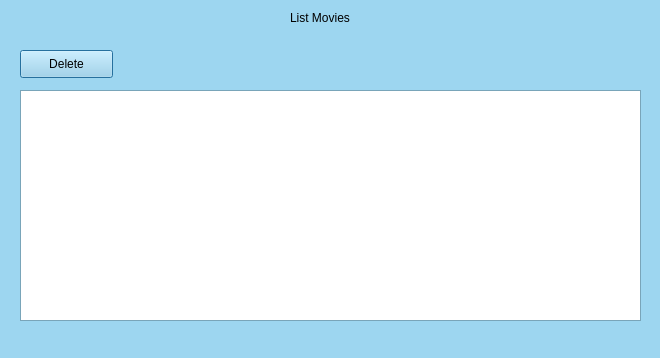
<?xml version="1.0" encoding="UTF-8"?>
<ui version="4.0">
 <class>ListMovie</class>
 <widget class="QDialog" name="ListMovie">
  <property name="geometry">
   <rect>
    <x>0</x>
    <y>0</y>
    <width>660</width>
    <height>358</height>
   </rect>
  </property>
  <property name="palette">
   <palette>
    <active>
     <colorrole role="WindowText">
      <brush brushstyle="SolidPattern">
       <color alpha="255">
        <red>0</red>
        <green>0</green>
        <blue>0</blue>
       </color>
      </brush>
     </colorrole>
     <colorrole role="Button">
      <brush brushstyle="SolidPattern">
       <color alpha="255">
        <red>157</red>
        <green>214</green>
        <blue>240</blue>
       </color>
      </brush>
     </colorrole>
     <colorrole role="Light">
      <brush brushstyle="SolidPattern">
       <color alpha="255">
        <red>255</red>
        <green>255</green>
        <blue>255</blue>
       </color>
      </brush>
     </colorrole>
     <colorrole role="Midlight">
      <brush brushstyle="SolidPattern">
       <color alpha="255">
        <red>206</red>
        <green>234</green>
        <blue>247</blue>
       </color>
      </brush>
     </colorrole>
     <colorrole role="Dark">
      <brush brushstyle="SolidPattern">
       <color alpha="255">
        <red>78</red>
        <green>107</green>
        <blue>120</blue>
       </color>
      </brush>
     </colorrole>
     <colorrole role="Mid">
      <brush brushstyle="SolidPattern">
       <color alpha="255">
        <red>105</red>
        <green>143</green>
        <blue>160</blue>
       </color>
      </brush>
     </colorrole>
     <colorrole role="Text">
      <brush brushstyle="SolidPattern">
       <color alpha="255">
        <red>0</red>
        <green>0</green>
        <blue>0</blue>
       </color>
      </brush>
     </colorrole>
     <colorrole role="BrightText">
      <brush brushstyle="SolidPattern">
       <color alpha="255">
        <red>255</red>
        <green>255</green>
        <blue>255</blue>
       </color>
      </brush>
     </colorrole>
     <colorrole role="ButtonText">
      <brush brushstyle="SolidPattern">
       <color alpha="255">
        <red>0</red>
        <green>0</green>
        <blue>0</blue>
       </color>
      </brush>
     </colorrole>
     <colorrole role="Base">
      <brush brushstyle="SolidPattern">
       <color alpha="255">
        <red>255</red>
        <green>255</green>
        <blue>255</blue>
       </color>
      </brush>
     </colorrole>
     <colorrole role="Window">
      <brush brushstyle="SolidPattern">
       <color alpha="255">
        <red>157</red>
        <green>214</green>
        <blue>240</blue>
       </color>
      </brush>
     </colorrole>
     <colorrole role="Shadow">
      <brush brushstyle="SolidPattern">
       <color alpha="255">
        <red>0</red>
        <green>0</green>
        <blue>0</blue>
       </color>
      </brush>
     </colorrole>
     <colorrole role="AlternateBase">
      <brush brushstyle="SolidPattern">
       <color alpha="255">
        <red>206</red>
        <green>234</green>
        <blue>247</blue>
       </color>
      </brush>
     </colorrole>
     <colorrole role="ToolTipBase">
      <brush brushstyle="SolidPattern">
       <color alpha="255">
        <red>255</red>
        <green>255</green>
        <blue>220</blue>
       </color>
      </brush>
     </colorrole>
     <colorrole role="ToolTipText">
      <brush brushstyle="SolidPattern">
       <color alpha="255">
        <red>0</red>
        <green>0</green>
        <blue>0</blue>
       </color>
      </brush>
     </colorrole>
    </active>
    <inactive>
     <colorrole role="WindowText">
      <brush brushstyle="SolidPattern">
       <color alpha="255">
        <red>0</red>
        <green>0</green>
        <blue>0</blue>
       </color>
      </brush>
     </colorrole>
     <colorrole role="Button">
      <brush brushstyle="SolidPattern">
       <color alpha="255">
        <red>157</red>
        <green>214</green>
        <blue>240</blue>
       </color>
      </brush>
     </colorrole>
     <colorrole role="Light">
      <brush brushstyle="SolidPattern">
       <color alpha="255">
        <red>255</red>
        <green>255</green>
        <blue>255</blue>
       </color>
      </brush>
     </colorrole>
     <colorrole role="Midlight">
      <brush brushstyle="SolidPattern">
       <color alpha="255">
        <red>206</red>
        <green>234</green>
        <blue>247</blue>
       </color>
      </brush>
     </colorrole>
     <colorrole role="Dark">
      <brush brushstyle="SolidPattern">
       <color alpha="255">
        <red>78</red>
        <green>107</green>
        <blue>120</blue>
       </color>
      </brush>
     </colorrole>
     <colorrole role="Mid">
      <brush brushstyle="SolidPattern">
       <color alpha="255">
        <red>105</red>
        <green>143</green>
        <blue>160</blue>
       </color>
      </brush>
     </colorrole>
     <colorrole role="Text">
      <brush brushstyle="SolidPattern">
       <color alpha="255">
        <red>0</red>
        <green>0</green>
        <blue>0</blue>
       </color>
      </brush>
     </colorrole>
     <colorrole role="BrightText">
      <brush brushstyle="SolidPattern">
       <color alpha="255">
        <red>255</red>
        <green>255</green>
        <blue>255</blue>
       </color>
      </brush>
     </colorrole>
     <colorrole role="ButtonText">
      <brush brushstyle="SolidPattern">
       <color alpha="255">
        <red>0</red>
        <green>0</green>
        <blue>0</blue>
       </color>
      </brush>
     </colorrole>
     <colorrole role="Base">
      <brush brushstyle="SolidPattern">
       <color alpha="255">
        <red>255</red>
        <green>255</green>
        <blue>255</blue>
       </color>
      </brush>
     </colorrole>
     <colorrole role="Window">
      <brush brushstyle="SolidPattern">
       <color alpha="255">
        <red>157</red>
        <green>214</green>
        <blue>240</blue>
       </color>
      </brush>
     </colorrole>
     <colorrole role="Shadow">
      <brush brushstyle="SolidPattern">
       <color alpha="255">
        <red>0</red>
        <green>0</green>
        <blue>0</blue>
       </color>
      </brush>
     </colorrole>
     <colorrole role="AlternateBase">
      <brush brushstyle="SolidPattern">
       <color alpha="255">
        <red>206</red>
        <green>234</green>
        <blue>247</blue>
       </color>
      </brush>
     </colorrole>
     <colorrole role="ToolTipBase">
      <brush brushstyle="SolidPattern">
       <color alpha="255">
        <red>255</red>
        <green>255</green>
        <blue>220</blue>
       </color>
      </brush>
     </colorrole>
     <colorrole role="ToolTipText">
      <brush brushstyle="SolidPattern">
       <color alpha="255">
        <red>0</red>
        <green>0</green>
        <blue>0</blue>
       </color>
      </brush>
     </colorrole>
    </inactive>
    <disabled>
     <colorrole role="WindowText">
      <brush brushstyle="SolidPattern">
       <color alpha="255">
        <red>78</red>
        <green>107</green>
        <blue>120</blue>
       </color>
      </brush>
     </colorrole>
     <colorrole role="Button">
      <brush brushstyle="SolidPattern">
       <color alpha="255">
        <red>157</red>
        <green>214</green>
        <blue>240</blue>
       </color>
      </brush>
     </colorrole>
     <colorrole role="Light">
      <brush brushstyle="SolidPattern">
       <color alpha="255">
        <red>255</red>
        <green>255</green>
        <blue>255</blue>
       </color>
      </brush>
     </colorrole>
     <colorrole role="Midlight">
      <brush brushstyle="SolidPattern">
       <color alpha="255">
        <red>206</red>
        <green>234</green>
        <blue>247</blue>
       </color>
      </brush>
     </colorrole>
     <colorrole role="Dark">
      <brush brushstyle="SolidPattern">
       <color alpha="255">
        <red>78</red>
        <green>107</green>
        <blue>120</blue>
       </color>
      </brush>
     </colorrole>
     <colorrole role="Mid">
      <brush brushstyle="SolidPattern">
       <color alpha="255">
        <red>105</red>
        <green>143</green>
        <blue>160</blue>
       </color>
      </brush>
     </colorrole>
     <colorrole role="Text">
      <brush brushstyle="SolidPattern">
       <color alpha="255">
        <red>78</red>
        <green>107</green>
        <blue>120</blue>
       </color>
      </brush>
     </colorrole>
     <colorrole role="BrightText">
      <brush brushstyle="SolidPattern">
       <color alpha="255">
        <red>255</red>
        <green>255</green>
        <blue>255</blue>
       </color>
      </brush>
     </colorrole>
     <colorrole role="ButtonText">
      <brush brushstyle="SolidPattern">
       <color alpha="255">
        <red>78</red>
        <green>107</green>
        <blue>120</blue>
       </color>
      </brush>
     </colorrole>
     <colorrole role="Base">
      <brush brushstyle="SolidPattern">
       <color alpha="255">
        <red>157</red>
        <green>214</green>
        <blue>240</blue>
       </color>
      </brush>
     </colorrole>
     <colorrole role="Window">
      <brush brushstyle="SolidPattern">
       <color alpha="255">
        <red>157</red>
        <green>214</green>
        <blue>240</blue>
       </color>
      </brush>
     </colorrole>
     <colorrole role="Shadow">
      <brush brushstyle="SolidPattern">
       <color alpha="255">
        <red>0</red>
        <green>0</green>
        <blue>0</blue>
       </color>
      </brush>
     </colorrole>
     <colorrole role="AlternateBase">
      <brush brushstyle="SolidPattern">
       <color alpha="255">
        <red>157</red>
        <green>214</green>
        <blue>240</blue>
       </color>
      </brush>
     </colorrole>
     <colorrole role="ToolTipBase">
      <brush brushstyle="SolidPattern">
       <color alpha="255">
        <red>255</red>
        <green>255</green>
        <blue>220</blue>
       </color>
      </brush>
     </colorrole>
     <colorrole role="ToolTipText">
      <brush brushstyle="SolidPattern">
       <color alpha="255">
        <red>0</red>
        <green>0</green>
        <blue>0</blue>
       </color>
      </brush>
     </colorrole>
    </disabled>
   </palette>
  </property>
  <property name="windowTitle">
   <string>Dialog</string>
  </property>
  <widget class="QLabel" name="label">
   <property name="geometry">
    <rect>
     <x>290</x>
     <y>10</y>
     <width>121</width>
     <height>16</height>
    </rect>
   </property>
   <property name="text">
    <string>List Movies</string>
   </property>
  </widget>
  <widget class="QTableView" name="tableView">
   <property name="geometry">
    <rect>
     <x>20</x>
     <y>90</y>
     <width>621</width>
     <height>231</height>
    </rect>
   </property>
  </widget>
  <widget class="QPushButton" name="btnDel">
   <property name="geometry">
    <rect>
     <x>20</x>
     <y>50</y>
     <width>93</width>
     <height>28</height>
    </rect>
   </property>
   <property name="text">
    <string>Delete</string>
   </property>
  </widget>
 </widget>
 <resources/>
 <connections/>
</ui>
